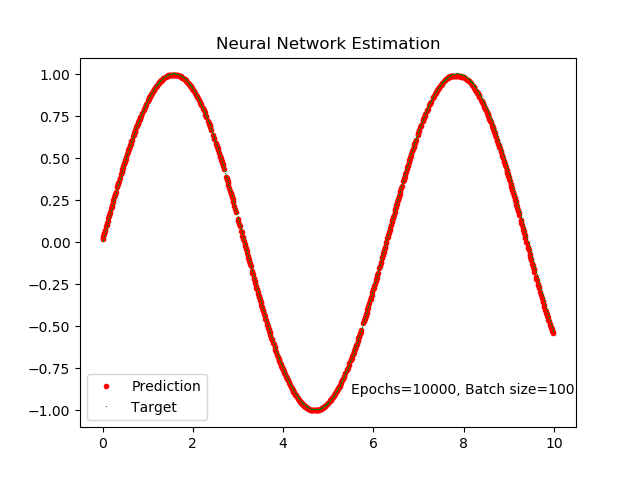

This figure's Python source:
# for Python 3.6

# Inspired by code from a tutorial at:
# https://www.datacamp.com/community/tutorials/deep-learning-python
# that is by Karlijn Willems May 2nd, 2017

import math
import matplotlib.pyplot as plt
from sklearn.model_selection import train_test_split
import numpy as np
from keras.models import Sequential
from keras.layers import Dense

EPOCHS = 10000
BATCH_SIZE = 100

# Using the form: y = f(x)
# x is the input
# y is the output

# Make input data
x = np.arange(0.0, 10, 0.01)
# print("x:", x[0:10])

# np.random.shuffle(x)
# print("x:", x[0:10])


# Make output data
y1 = list(map(lambda i: math.sin(i), x))
y = np.asarray(y1).reshape(-1, 1)

x = x.reshape(-1, 1)
# print("x:", x[0:10])

# print("y:", y)
# print("length of y:", len(y))


# Split the data up in training and test sets
x_train, x_test, y_train, y_test = train_test_split(x, y)
# print("length of x_train:", len(x_train))

# Keras model
model = Sequential()

# Add an the input layer and first layer in one step
# tanh is used since it has positive and negative output like the sine function
model.add(Dense(100, activation='tanh', input_dim=1))
# model.add(keras.layers.Dropout(0.1))

# Add a hidden layer
model.add(Dense(100, activation='tanh'))
# model.add(keras.layers.Dropout(0.1))

# Add the output layer
model.add(Dense(1, activation='tanh'))

model.compile(loss='mean_absolute_error', optimizer='adam',
              metrics=['mean_squared_error'])

history = model.fit(x_train, y_train, epochs=EPOCHS,
                    batch_size=BATCH_SIZE, verbose=0)
# plt.plot(history.history['mean_squared_error'])
# plt.draw()

y_pred = model.predict(x_train)

# print("x:", x[0:10])
# print("y_pred:", y_pred[0:10])
# print("y:", y[0:10])

# fig1 = plt.figure(1)

plt.title('Neural Network Estimation')
plt.plot(x_train, y_pred, label='Prediction',
         color='red', marker='.', linestyle='None')
plt.plot(x, y, label='Target', color='green', marker=',', linestyle='None')
plt.legend()
plt.text(5.5, -.9, 'Epochs={}, Batch size={}'.format(EPOCHS, BATCH_SIZE))
plt.draw()

score=model.evaluate(x_test, y_test, batch_size=1, verbose=1)
print("\nError score:", score)

# Make a blocking call to keep the pyplot window open
plt.show()
